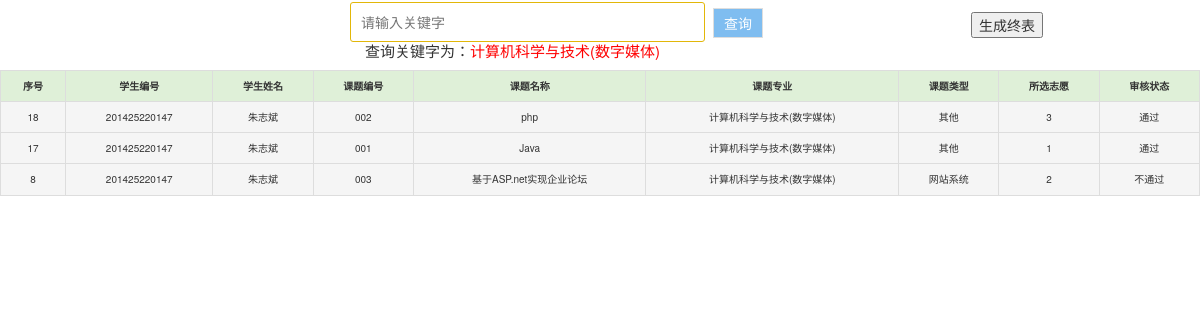
Page /search_stutopic.php?keywords=计算机科学与技术(数字媒体) on the committed database.
### tables this page shows
CREATE TABLE `topics_stu` (
  `id` int(255) NOT NULL AUTO_INCREMENT,
  `username` varchar(15) NOT NULL,
  `name` varchar(10) NOT NULL,
  `major` varchar(20) NOT NULL,
  `topic_id` varchar(15) NOT NULL,
  `topic_name` varchar(15) NOT NULL,
  `teacher_id` varchar(15) NOT NULL,
  `teacher_name` varchar(15) NOT NULL,
  `class` varchar(50) NOT NULL,
  `topic_type` varchar(5) NOT NULL,
  `will` int(5) NOT NULL,
  `content` text NOT NULL,
  `status` varchar(10) NOT NULL DEFAULT '审核中',
  `index` int(10) NOT NULL DEFAULT '0',
  PRIMARY KEY (`id`),
  UNIQUE KEY `uid_will` (`username`,`will`) USING BTREE
);

### search_stutopic.php (the view, shortened to what this page needs)
   <link rel="stylesheet" href="bootstrap-3.3.7-dist/css/bootstrap.min.css">
     <link href="css/page.css" type="text/css" rel="stylesheet" />
 <form action="search_stutopic.php" method="get">
    <p><input type="text" class="textbox" name="keywords" placeholder="请输入关键字" ></p>
    <p><input type="submit" class="submit" value="查询"></p>
    </form>
<?php
require 'conn.php';
$showrow = 8;
$curpage = empty($_GET['page']) ? 1 : $_GET['page'];
$keywords=$_GET['keywords'];
$sql= "SELECT id,topic_id,topic_name,username,name,class,topic_type,will,status FROM topics_stu WHERE class LIKE '%{$keywords}%' order by id desc";
$sql .= " LIMIT " . ($curpage - 1) * $showrow . ",$showrow;";
$query= mysqli_query($conn, $sql);
$user=array();
  if (!empty($keywords)) {
    while ($row=mysqli_fetch_assoc($query)) {
         $row['class']=str_replace($keywords, $keywords, $row['class']);
        $user[]=$row;
    }
if ($keywords) {
    echo '<h3 >查询关键字为：<font color="red">'.$keywords.'</font></h3>';
}
if ($user) {
  ?>
  <button style="position:relative;left:200px;top:12px;" onClick="location='get_excel.php'">生成终表</button>
<table class="table table-hover table-bordered" style="text-align:center">
   <tr class="success mx-0">
      <th>序号</th>
       <th>学生编号</th>
      <th>学生姓名</th>
      <th>课题编号</th>
      <th>课题名称</th>
      <th>课题专业</th>
      <th>课题类型</th>
      <th>所选志愿</th>
      <th>审核状态</th>
    </tr>
    <?php
    foreach ($user as $key => $v) {
?>
   <tr class="active">
       <td><?php echo $v['id'] ?></td>
       <td><?php echo $v['username'] ?></td>
       <td><?php echo $v['name'] ?></td>
        <td><?php echo $v['topic_id'] ?></td>
       <td><?php echo $v['topic_name'] ?></td>
       <td><?php echo $v['class'] ?></td>
       <td><?php echo $v['topic_type'] ?></td>
       <td><?php echo $v['will'] ?></td>
       <td><?php echo $v['status'] ?></td>
    </tr>
<?php
    }
?>
      </table>
<?php
}else{
    echo '<font class="none" color="red">没有查询到相关的课题信息</font>';
}
}
?>

### css/page.css (style rules this page uses)
p { margin:0 }
table { float: left; background-color: #7fbdf0; line-height: 25px; font-size:10px; width:100%; }
th { background-color: #fff2fb; text-align: center; }
td { background-color: #fff2fb;text-align: center; }
h3 { float: left; margin-left:365px; font-size: 15px; margin-top:-3px; }

### search_stutopic.php (style rules this page uses)
.textbox { float: left; margin-top: 2px; margin-left: 350px; width: 355px; height: 40px; border-radius: 3px; border:1px solid #e2b709; padding-left: 10px; }
.submit { float: left; width: 50px; height: 30px; margin:8px; color: white; background-color: #7fbdf0; border:1px solid #dedede; cursor:pointer; }

### rows in the picture
topics_stu: id "18", username "201425220147", name "朱志斌", topic "002", topic_name "php", class "计算机科学与技术(数字媒体)", topic_type "其他", will "3", status "通过"
topics_stu: id "17", username "201425220147", name "朱志斌", topic "001", topic_name "Java", class "计算机科学与技术(数字媒体)", topic_type "其他", will "1", status "通过"
topics_stu: id "8", username "201425220147", name "朱志斌", topic "003", topic_name "基于ASP.net实现企业论坛", class "计算机科学与技术(数字媒体)", topic_type "网站系统", will "2", status "不通过"

### other values in the picture
$keywords "计算机科学与技术(数字媒体)"
